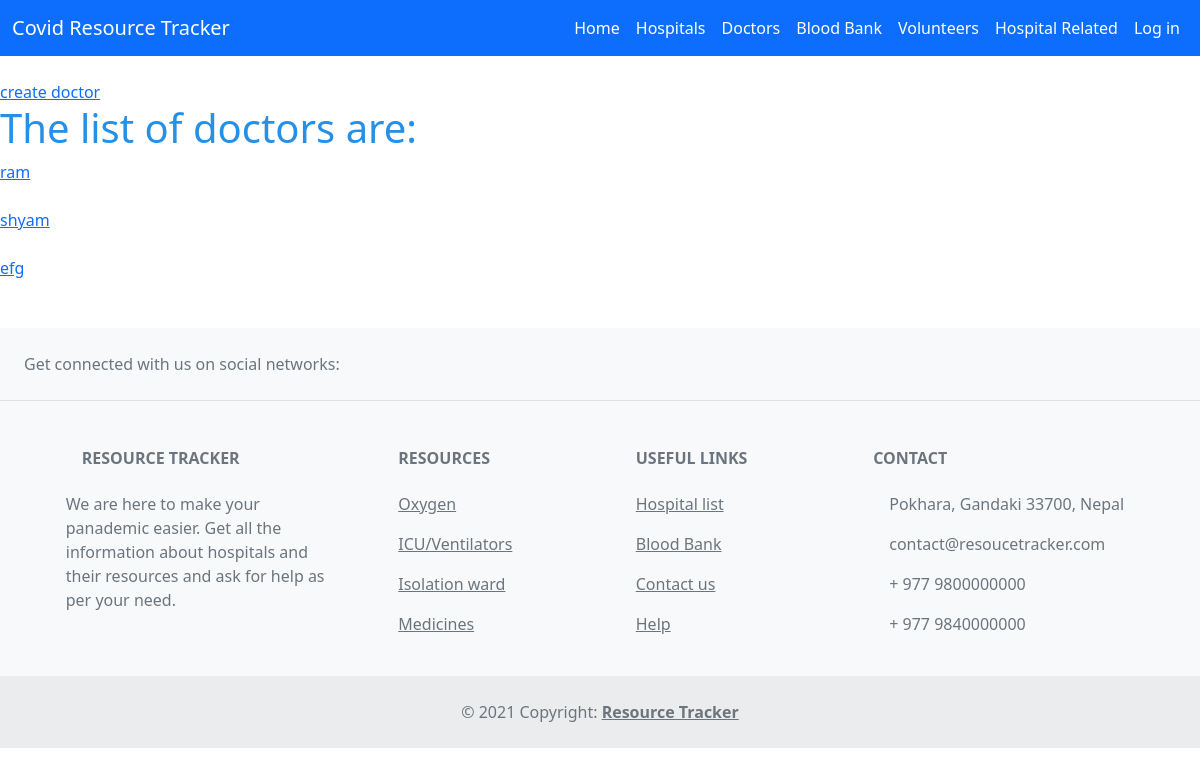
The app's page /admin_doctor_list (signed in), older data.
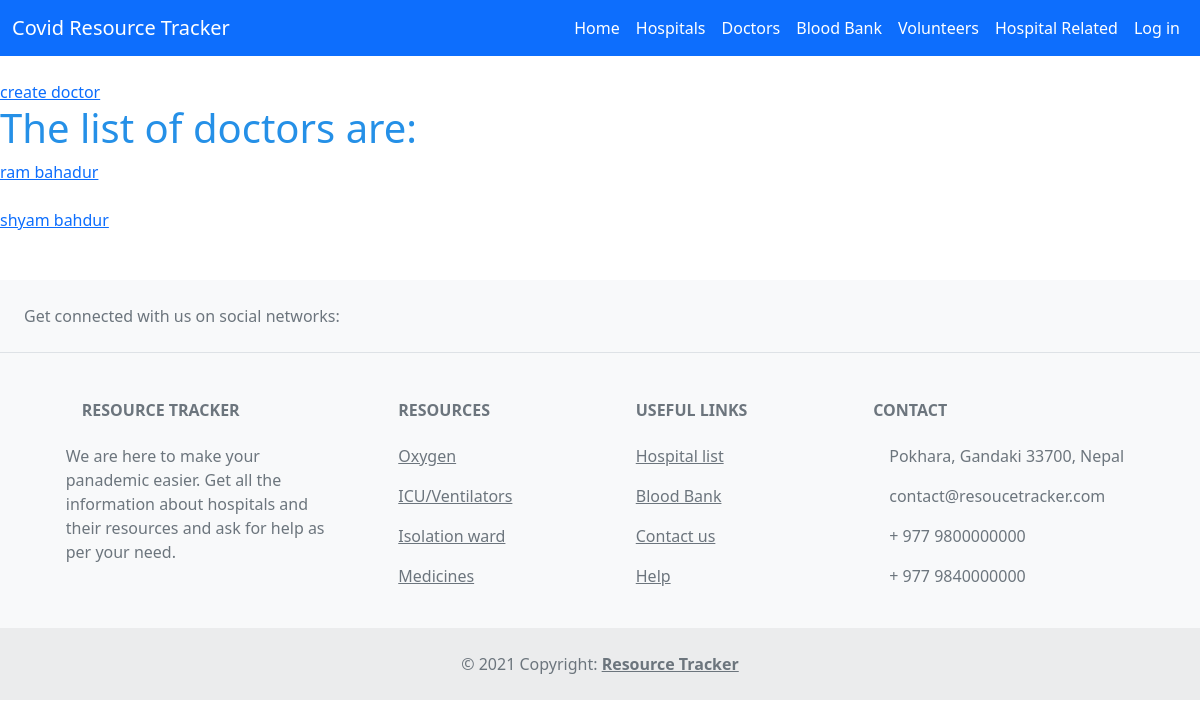
The same page, newer data.
### apps/models.py (models this page shows, shortened)
class Doctor(models.Model):
    hospital = models.ForeignKey(Hospital, on_delete=models.CASCADE)
    name = models.CharField(max_length=255)
    email = models.EmailField(unique=True, blank=True, null=True)
    address = models.CharField(max_length=255)
    speciality = models.TextField()
    nmc_no = models.CharField(max_length=10)
    doctor_image = models.ImageField(upload_to='doctor_image')

### apps/views.py (the view)
# urls.py: path('admin_doctor_list', admin_doctor_list, name='admin_doctor_list'),
@login_required
def admin_doctor_list(request):
    doctors = Doctor.objects.all()
    context = {
        'doctors': doctors,
    }
    return render(request, 'apps/admin_doctor_list.html', context)

### apps/templates/apps/admin_doctor_list.html (shortened to what this page needs)
{% extends 'base.html' %}
{% block content %}
<br>
<a href="{% url 'admin_doctor_create' %}">create doctor</a>
<h1>The list of doctors are:</h1>
{% for doctor in doctors %}
<a href="{% url 'admin_doctor_detail' doctor.pk %}"> {{ doctor.name }}</a>
<br>
<br>
{% endfor %}
<br>
{% endblock content %}

Row changes from the older to the newer data that the page shows:
removed Doctor: name "ram"
removed Doctor: name "shyam"
removed Doctor: name "efg"
added Doctor: name "ram bahadur"
added Doctor: name "shyam bahdur"
